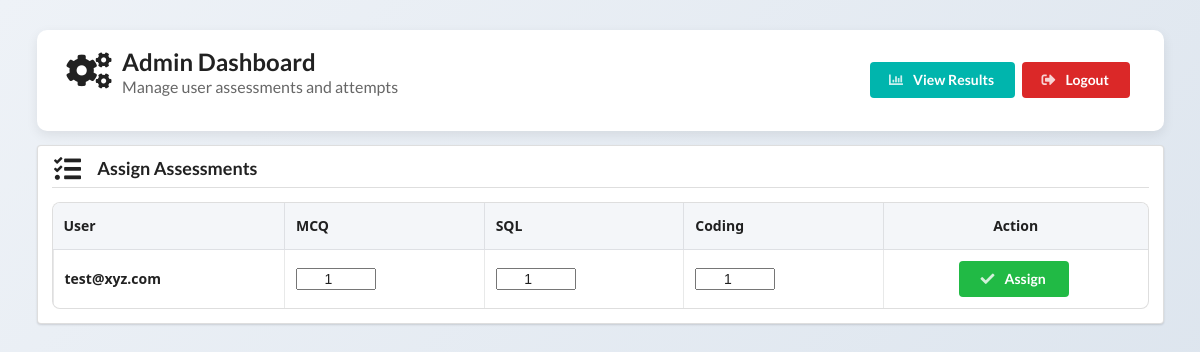
/admin_dashboard (signed in), run on an earlier commit of the app's database.
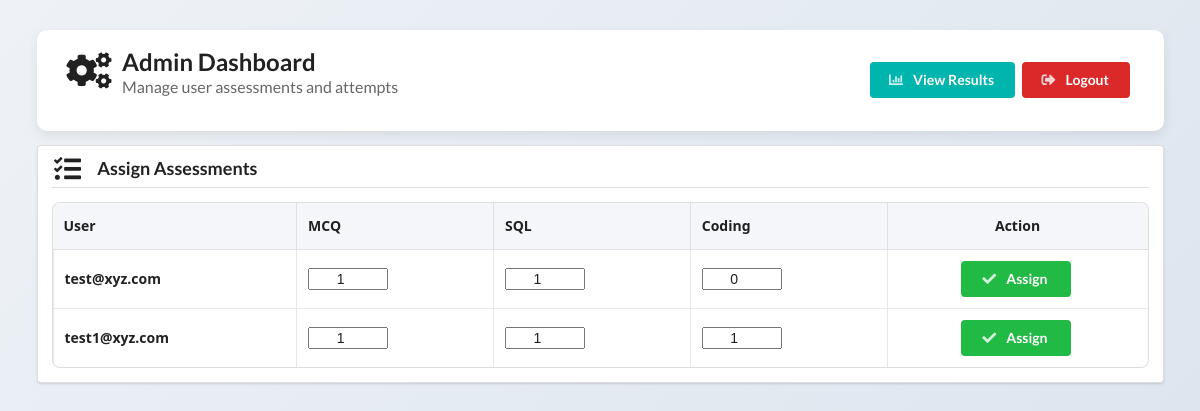
And on a later commit of the database.
### tables this page shows
CREATE TABLE assignments(
        user_id INTEGER PRIMARY KEY,
        mcq INTEGER DEFAULT 0,
        sql INTEGER DEFAULT 0,
        coding INTEGER DEFAULT 0
    );

CREATE TABLE users(
        id INTEGER PRIMARY KEY AUTOINCREMENT,
        username TEXT UNIQUE,
        password TEXT,
        role TEXT DEFAULT 'user'
    );

### app.py (the view)
@app.route('/admin_dashboard')
def admin_dashboard():
    if 'username' not in session:
        return redirect(url_for('login'))
    if session.get('role') != 'admin':
        return redirect(url_for('login'))
    users = get_all_users_with_attempts()
    return render_template('admin_dashboard.html', users=users)

### app.py (called while the page is built)
def get_db_connection():
    conn = sqlite3.connect(DB_FILE)
    conn.row_factory = sqlite3.Row
    return conn

def get_all_users_with_attempts():
    conn = get_db_connection()
    cur = conn.cursor()
    cur.execute("""
    SELECT u.id, u.username, a.mcq, a.sql, a.coding
    FROM users u
    LEFT JOIN assignments a ON u.id = a.user_id
    WHERE u.role='user'
    """)
    rows = cur.fetchall()
    conn.close()
    return rows

### templates/admin_dashboard.html (shortened to what this page needs)
<!DOCTYPE html>
<html lang="en">
<head>
<link rel="stylesheet" href="https://cdnjs.cloudflare.com/ajax/libs/semantic-ui/2.4.1/semantic.min.css">
</head>
<body>
<div class="ui container">
<div class="top-bar">
<h2 class="ui header">
<i class="cogs icon"></i>
<div class="content">
Admin Dashboard
<div class="sub header">Manage user assessments and attempts</div>
</div>
</h2>
<div class="action-buttons">
<a class="ui teal button" href="{{ url_for('admin_results') }}">
<i class="chart bar icon"></i>
View Results
</a>
<a href="{{ url_for('logout') }}" class="ui red button">
<i class="sign-out icon"></i>
Logout
</a>
</div>
</div>
<div class="ui segment dashboard-card">
<h3 class="ui dividing header section-title">
<i class="tasks icon"></i>
Assign Assessments
</h3>
<table class="ui celled table">
<thead>
<tr>
<th>User</th>
<th>MCQ</th>
<th>SQL</th>
<th>Coding</th>
<th class="center aligned">Action</th>
</tr>
</thead>
<tbody>
{% for u in users %}
<tr>
<form action="{{ url_for('assign') }}" method="POST">
<td>
<strong>{{ u["username"] }}</strong>
</td>
<td>
<input type="number" class="ui input" name="mcq" min="0" value="{{ u['mcq'] or 0 }}">
</td>
<td>
<input type="number" class="ui input" name="sql" min="0" value="{{ u['sql'] or 0 }}">
</td>
<td>
<input type="number" class="ui input" name="coding" min="0" value="{{ u['coding'] or 0 }}">
</td>
<td class="center aligned">
<button class="ui green button assign-btn">
<i class="check icon"></i>
Assign
</button>
</td>
</form>
</tr>
{% endfor %}
</tbody>
</table>
</div>
</div>
</body>
</html>

### templates/admin_dashboard.html (style rules this page uses)
body { background: linear-gradient(135deg,#eef2f7,#d9e2ec); font-family:"Segoe UI",Arial,sans-serif; }
.top-bar { background:#ffffff; padding:20px 30px; border-radius:10px; margin-top:30px; box-shadow:0 4px 12px rgba(0,0,0,0.08); display:flex; justify-content:space-between; align-items:center; }
.top-bar h2 { margin:0; }
.action-buttons a { margin-left:10px; }
.dashboard-card { padding:30px; margin-top:25px; border-radius:10px; box-shadow:0 6px 16px rgba(0,0,0,0.08); }
.section-title { margin-bottom:20px; }
.ui.table { border-radius:8px; overflow:hidden; }
.ui.table thead th { background:#f4f6f9; font-weight:600; }
.ui.table input { width:80px; text-align:center; }
.assign-btn { min-width:110px; }

What changed in the data, as far as the page shows it:
changed assignments "test@xyz.com": coding "1" → "0"
added assignments: username "test1@xyz.com", mcq "1", sql "1", coding "1"
